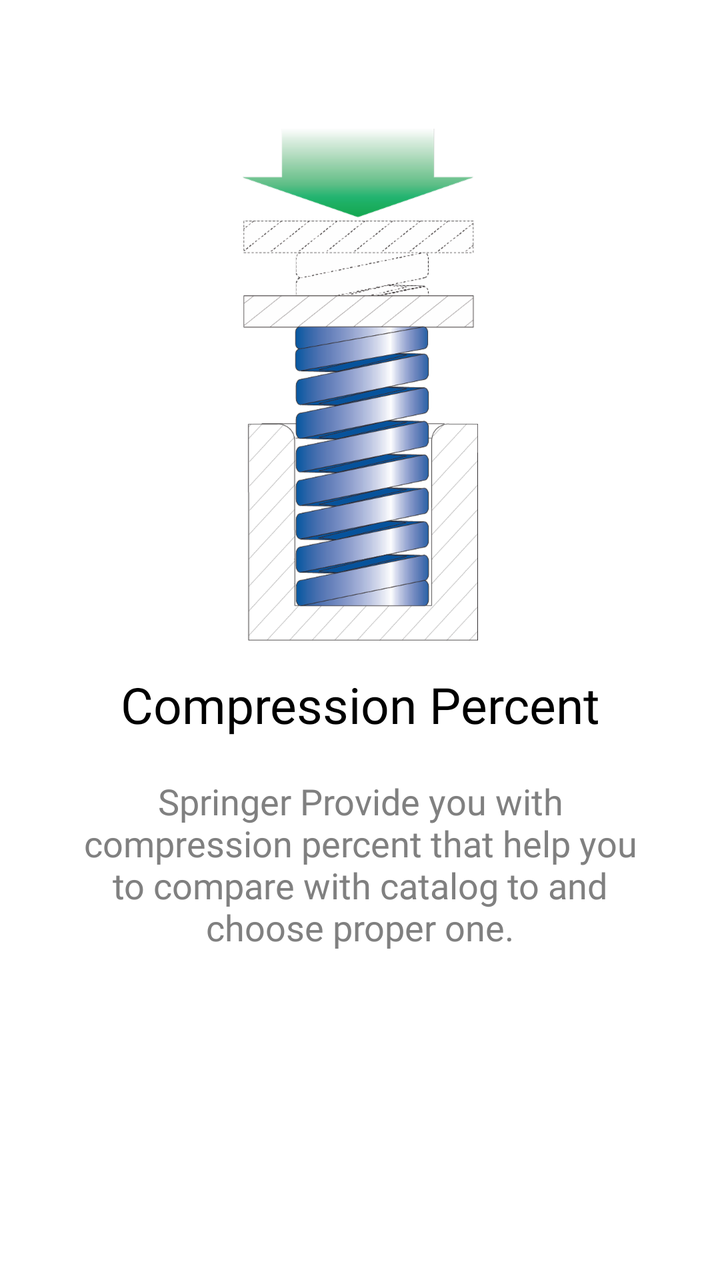
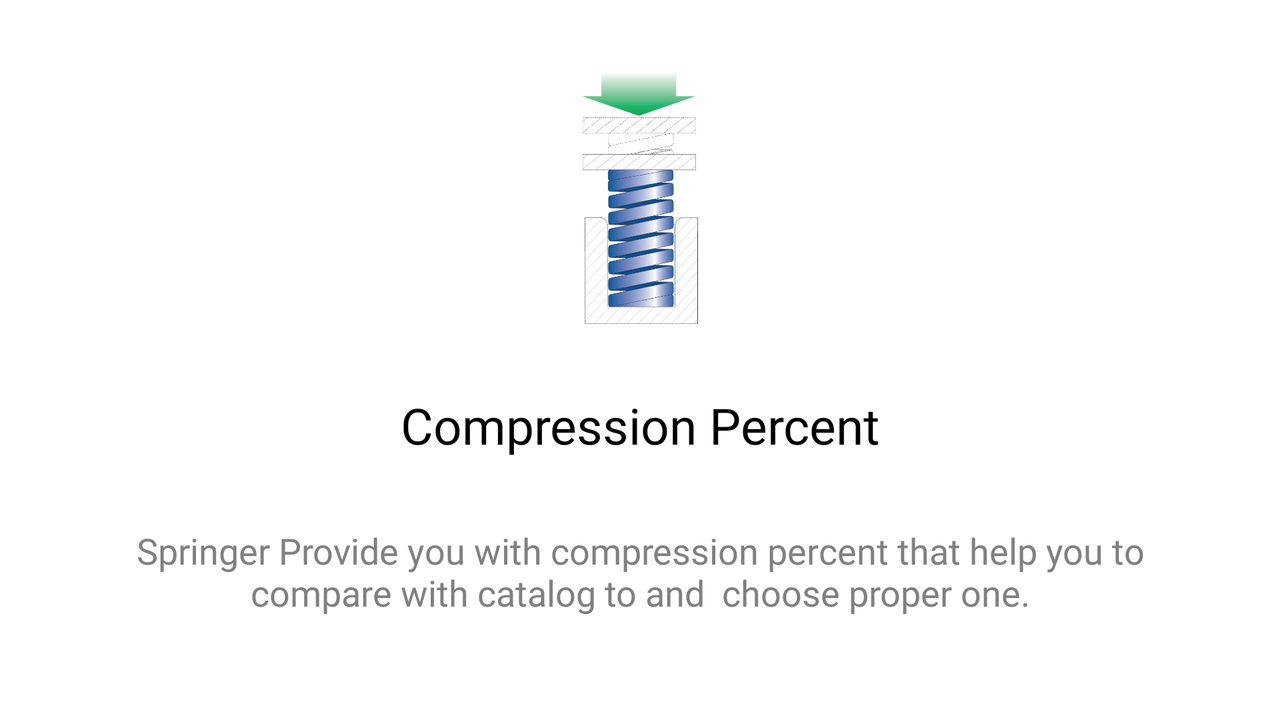

An Android layout and its configuration variant, each rendered on a device that would load it. The default file and the variant file are quoted in full after the pictures.
<!-- AndroidManifest.xml: application theme AppTheme -->
<!-- res/layout/fragment_tutorial2.xml -->
<?xml version="1.0" encoding="utf-8"?>
<androidx.constraintlayout.widget.ConstraintLayout xmlns:android="http://schemas.android.com/apk/res/android"
    xmlns:app="http://schemas.android.com/apk/res-auto"
    xmlns:tools="http://schemas.android.com/tools"
    android:layout_width="match_parent"
    android:layout_height="match_parent"
    android:background="#ffffff"
    tools:context=".tutorial.Tutorial1">

    <androidx.constraintlayout.widget.Guideline
        android:id="@+id/tutorial2guideline"
        android:layout_width="wrap_content"
        android:layout_height="wrap_content"
        android:layout_marginTop="50dp"
        android:orientation="horizontal"
        app:layout_constraintEnd_toEndOf="parent"
        app:layout_constraintGuide_begin="20dp"
        app:layout_constraintGuide_percent="0.10"
        app:layout_constraintStart_toStartOf="parent"
        app:layout_constraintTop_toTopOf="parent" />

    <androidx.constraintlayout.widget.Guideline
        android:id="@+id/tutorial2guideline2"
        android:layout_width="wrap_content"
        android:layout_height="wrap_content"
        android:layout_marginTop="50dp"
        android:orientation="horizontal"
        app:layout_constraintEnd_toEndOf="parent"
        app:layout_constraintGuide_begin="20dp"
        app:layout_constraintGuide_percent="0.60"
        app:layout_constraintStart_toStartOf="parent"
        app:layout_constraintTop_toTopOf="parent" />


    <androidx.constraintlayout.widget.Guideline
        android:id="@+id/tutorial2guideline3"
        android:layout_width="wrap_content"
        android:layout_height="wrap_content"
        android:layout_marginTop="50dp"
        android:orientation="horizontal"
        app:layout_constraintEnd_toEndOf="parent"
        app:layout_constraintGuide_begin="20dp"
        app:layout_constraintGuide_percent="0.75"
        app:layout_constraintStart_toStartOf="parent"
        app:layout_constraintTop_toTopOf="parent" />

    <androidx.constraintlayout.widget.Guideline
        android:id="@+id/tutorial2verticalguide2"
        android:layout_width="wrap_content"
        android:layout_height="wrap_content"
        android:layout_marginStart="20dp"
        android:orientation="vertical"
        app:layout_constraintBottom_toBottomOf="parent"
        app:layout_constraintGuide_begin="311dp"
        app:layout_constraintGuide_percent="0.90"
        app:layout_constraintStart_toStartOf="parent"
        app:layout_constraintTop_toTopOf="parent" />

    <androidx.constraintlayout.widget.Guideline
        android:id="@+id/tutorial2verticalguide1"
        android:layout_width="wrap_content"
        android:layout_height="wrap_content"
        android:layout_marginStart="20dp"
        android:orientation="vertical"
        app:layout_constraintBottom_toBottomOf="parent"
        app:layout_constraintGuide_begin="20dp"
        app:layout_constraintGuide_percent="0.10"
        app:layout_constraintStart_toStartOf="parent"
        app:layout_constraintTop_toTopOf="parent" />

    <TextView
        android:id="@+id/tutorial2bigtext"
        android:layout_width="0dp"
        android:layout_height="wrap_content"
        android:text="Compression Percent"
        android:gravity="center"
        android:textAlignment="center"
        android:textColor="#000000"
        android:textSize="25sp"
        app:layout_constraintBottom_toTopOf="@+id/tutorial2guideline2"
        app:layout_constraintEnd_toStartOf="@+id/tutorial2verticalguide2"
        app:layout_constraintStart_toStartOf="@+id/tutorial2verticalguide1"
        app:layout_constraintTop_toBottomOf="@+id/tutorial2image" />

    <TextView
        android:id="@+id/tutorial2smalltext"
        android:layout_width="0dp"
        android:layout_height="wrap_content"
        android:gravity="center"
        android:text="Springer Provide you with compression percent that help you to compare with catalog to and  choose proper one."
        android:textAlignment="center"
        android:textColor="#808080"
        android:textSize="18sp"
        app:layout_constraintBottom_toTopOf="@+id/tutorial2guideline3"
        app:layout_constraintEnd_toStartOf="@+id/tutorial2verticalguide2"
        app:layout_constraintHorizontal_bias="0.6"
        app:layout_constraintStart_toStartOf="@+id/tutorial2verticalguide1"
        app:layout_constraintTop_toTopOf="@+id/tutorial2guideline2" />

    <ImageView
        android:id="@+id/tutorial2image"
        android:layout_width="wrap_content"
        android:layout_height="wrap_content"
        android:src="@drawable/tutorial2"
        app:layout_constraintEnd_toEndOf="parent"
        app:layout_constraintStart_toStartOf="parent"
        app:layout_constraintTop_toTopOf="@+id/tutorial2guideline" />


</androidx.constraintlayout.widget.ConstraintLayout>
<!-- resources referenced by this layout -->
<resources>
  <!-- drawable tutorial2: png bitmap (drawable-hdpi, 54629 bytes) -->
  <style name="AppTheme" parent="Theme.MaterialComponents.Light.NoActionBar">
          
          <item name="colorPrimary">@color/colorPrimary</item>
          <item name="colorPrimaryDark">@color/colorPrimaryDark</item>
          <item name="android:fontFamily">@font/varela_round</item>
          <item name="colorAccent">@color/colorAccent</item>
          <item name="android:itemBackground">#ffffff</item>
          <item name="android:textColor">#ffffff</item>
          <item name="android:windowActivityTransitions">true</item>
          <item name="android:windowContentTransitions">true</item>
      </style>
  <color name="colorPrimary">#00918E</color>
  <color name="colorPrimaryDark">#00918E</color>
  <color name="colorAccent">#00918E</color>
</resources>
<!-- res/layout-land/fragment_tutorial2.xml (the repository's variant of the layout above) -->
<!-- drawn on the phone turned sideways -->
<?xml version="1.0" encoding="utf-8"?>
<androidx.constraintlayout.widget.ConstraintLayout xmlns:android="http://schemas.android.com/apk/res/android"
    xmlns:app="http://schemas.android.com/apk/res-auto"
    xmlns:tools="http://schemas.android.com/tools"
    android:layout_width="match_parent"
    android:layout_height="match_parent"
    android:background="#ffffff"
    tools:context=".tutorial.Tutorial1">

    <androidx.constraintlayout.widget.Guideline
        android:id="@+id/tutorial2guideline"
        android:layout_width="wrap_content"
        android:layout_height="wrap_content"
        android:layout_marginTop="50dp"
        android:orientation="horizontal"
        app:layout_constraintEnd_toEndOf="parent"
        app:layout_constraintGuide_begin="20dp"
        app:layout_constraintGuide_percent="0.10"
        app:layout_constraintStart_toStartOf="parent"
        app:layout_constraintTop_toTopOf="parent" />

    <androidx.constraintlayout.widget.Guideline
        android:id="@+id/tutorial2guideline2"
        android:layout_width="wrap_content"
        android:layout_height="wrap_content"
        android:layout_marginTop="50dp"
        android:orientation="horizontal"
        app:layout_constraintEnd_toEndOf="parent"
        app:layout_constraintGuide_begin="20dp"
        app:layout_constraintGuide_percent="0.45"
        app:layout_constraintStart_toStartOf="parent"
        app:layout_constraintTop_toTopOf="parent" />


    <androidx.constraintlayout.widget.Guideline
        android:id="@+id/tutorial2guideline3"
        android:layout_width="wrap_content"
        android:layout_height="wrap_content"
        android:layout_marginTop="50dp"
        android:orientation="horizontal"
        app:layout_constraintEnd_toEndOf="parent"
        app:layout_constraintGuide_begin="20dp"
        app:layout_constraintGuide_percent="0.95"
        app:layout_constraintStart_toStartOf="parent"
        app:layout_constraintTop_toTopOf="parent" />

    <androidx.constraintlayout.widget.Guideline
        android:id="@+id/tutorial2verticalguide2"
        android:layout_width="wrap_content"
        android:layout_height="wrap_content"
        android:layout_marginStart="20dp"
        android:orientation="vertical"
        app:layout_constraintBottom_toBottomOf="parent"
        app:layout_constraintGuide_begin="311dp"
        app:layout_constraintGuide_percent="0.90"
        app:layout_constraintStart_toStartOf="parent"
        app:layout_constraintTop_toTopOf="parent" />

    <androidx.constraintlayout.widget.Guideline
        android:id="@+id/tutorial2verticalguide1"
        android:layout_width="wrap_content"
        android:layout_height="wrap_content"
        android:layout_marginStart="20dp"
        android:orientation="vertical"
        app:layout_constraintBottom_toBottomOf="parent"
        app:layout_constraintGuide_begin="20dp"
        app:layout_constraintGuide_percent="0.10"
        app:layout_constraintStart_toStartOf="parent"
        app:layout_constraintTop_toTopOf="parent" />

    <TextView
        android:id="@+id/tutorial2bigtext"
        android:layout_width="0dp"
        android:layout_height="wrap_content"
        android:text="Compression Percent"
        android:gravity="center"
        android:textAlignment="center"
        android:textColor="#000000"
        android:textSize="25sp"
        app:layout_constraintBottom_toTopOf="@+id/tutorial2smalltext"
        app:layout_constraintEnd_toStartOf="@+id/tutorial2verticalguide2"
        app:layout_constraintStart_toStartOf="@+id/tutorial2verticalguide1"
        app:layout_constraintTop_toBottomOf="@+id/tutorial2image" />

    <TextView
        android:id="@+id/tutorial2smalltext"
        android:layout_width="0dp"
        android:layout_height="wrap_content"
        android:gravity="center"
        android:text="Springer Provide you with compression percent that help you to compare with catalog to and  choose proper one."
        android:textAlignment="center"
        android:textColor="#808080"
        android:textSize="18sp"
        app:layout_constraintBottom_toTopOf="@+id/tutorial2guideline3"
        app:layout_constraintEnd_toStartOf="@+id/tutorial2verticalguide2"
        app:layout_constraintHorizontal_bias="0.6"
        app:layout_constraintStart_toStartOf="@+id/tutorial2verticalguide1"
        app:layout_constraintTop_toBottomOf="@+id/tutorial2bigtext" />

    <ImageView
        android:id="@+id/tutorial2image"
        android:layout_width="0dp"
        android:layout_height="0dp"
        android:src="@drawable/tutorial2"
        app:layout_constraintBottom_toTopOf="@+id/tutorial2guideline2"
        app:layout_constraintEnd_toEndOf="parent"
        app:layout_constraintStart_toStartOf="parent"
        app:layout_constraintTop_toTopOf="@+id/tutorial2guideline" />


</androidx.constraintlayout.widget.ConstraintLayout>
